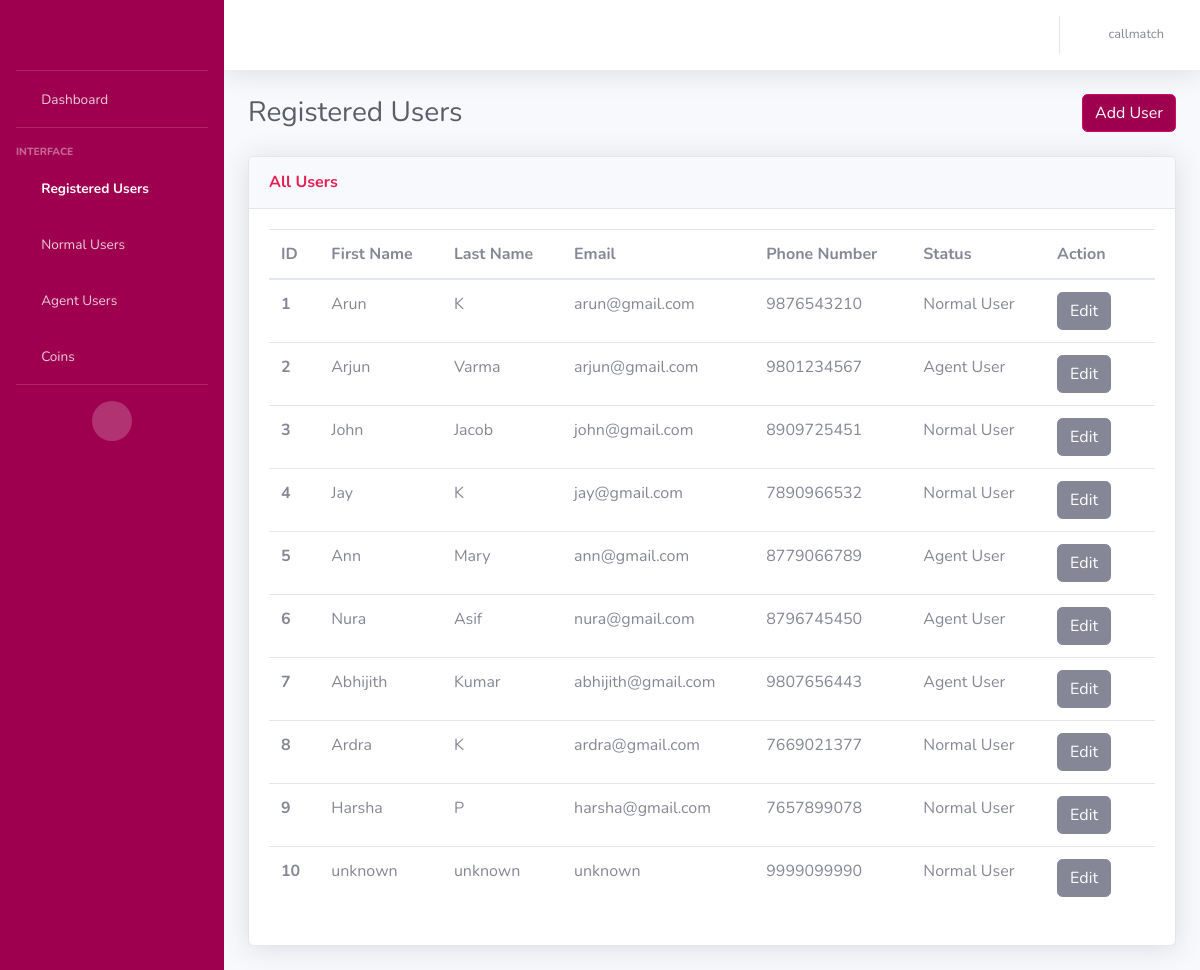
The app's page /users (signed in), older data.
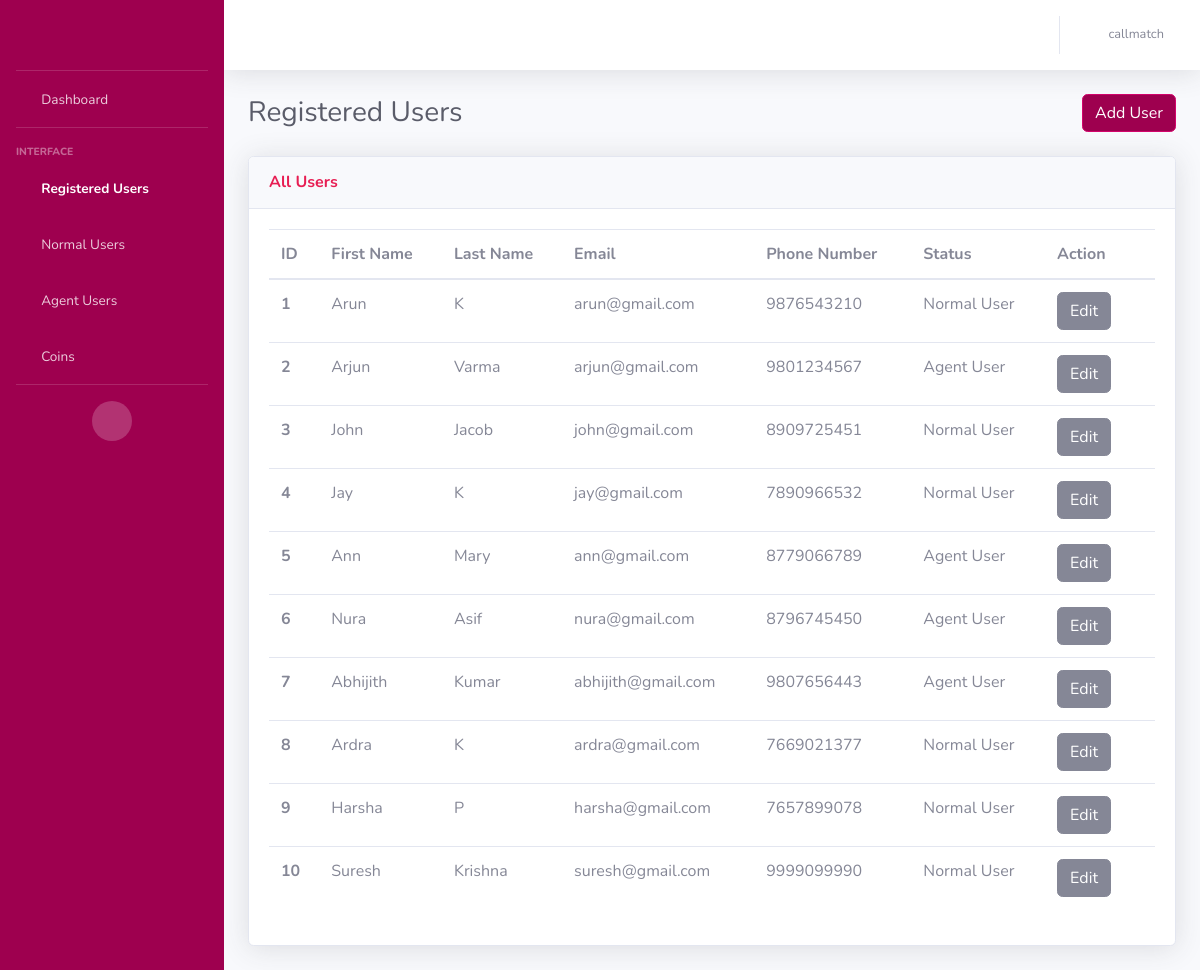
The same page, newer data.
### AdminApp/models.py (models this page shows, shortened)
class CustomerModel(models.Model):
    NORMAL_USER = 'Normal User'
    AGENT_USER = 'Agent User'
    USER_STATUS_CHOICES = [
        (NORMAL_USER, 'Normal User'),
        (AGENT_USER, 'Agent User'),
    ]
    BOTH = 'Both'
    MALAYALAM = 'Malayalam'
    TAMIL = 'Tamil'
    LANGUAGE_CHOICES = [
        (BOTH, 'Both'),
        (MALAYALAM, 'Malayalam'),
        (TAMIL, 'Tamil'),
    ]
    customer_id = models.AutoField(primary_key=True)
    customer_first_name = models.CharField(max_length=100, default="unknown")
    customer_last_name = models.CharField(max_length=100, default="unknown")
    customer_email = models.EmailField(default="unknown")
    customer_contact = models.CharField(max_length=50)
    status = models.CharField(
        max_length=20,
        choices=USER_STATUS_CHOICES,
        default=NORMAL_USER,
    )
    is_online = models.BooleanField(default=False)
    languages = models.CharField(
        max_length=20,
        choices=LANGUAGE_CHOICES,
        default=BOTH,
    )
    is_existing = models.BooleanField(default=False)
    adhaar_no = models.CharField(max_length=50, default="unknown")
    rating = models.IntegerField()
    terms_conditions = models.BooleanField(default=False)
    customer_password = models.CharField(max_length=100)
    @property
    def rating(self):
        from .models import RatingModel
        rating = RatingModel.objects.filter(agent=self).aggregate(Avg('ratings')).get('ratings__avg')
        return rating if rating is not None else 0

### AdminApp/views.py (the view, shortened to what this page needs)
# urls.py: path('users', views.registered_users, name='users'),
def registered_users(request):
    username = request.session.get('user', None)
    if username is None:
        return redirect('/login')
    else:
        users = CustomerModel.objects.all()
    return render(request, 'registered_users.html', {'users': users, 'username': username})

### templates/registered_users.html (shortened to what the changed rows need)
<!DOCTYPE html>
<html lang="en">
<head>
    {% load static %}
    <link href="{% static 'vendor/fontawesome-free/css/all.min.css' %}" rel="stylesheet" type="text/css">
    <link href="{% static 'css/sb-admin-2.min.css' %}" rel="stylesheet">
</head>
<body id="page-top">
    <div id="wrapper">
        <div id="content-wrapper" class="d-flex flex-column">
            <div id="content">
                <div class="container-fluid">
                    <div class="d-sm-flex align-items-center justify-content-between mb-4">
                        <h1 class="h3 mb-0 text-gray-800">Registered Users</h1>
                    </div>
                    <div class="row">
                        <div class="col">
                            <div class="card shadow mb-4">
                                <div class="card-body">
                                    <div class="table-responsive">
                                        <table class="table table-hover all-users">
                                          <thead>
                                            <tr>
                                              <th scope="col">ID</th>
                                              <th scope="col">First Name</th>
                                              <th scope="col">Last Name</th>
                                              <th scope="col">Email</th>
                                              <th scope="col">Phone Number</th>
                                              <th scope="col">Status</th>
                                              <th scope="col">Action</th>
                                            </tr>
                                          </thead>
                                          <tbody>
                                          {% for user in users %}
                                            <tr>
                                               <th scope="row">{{ forloop.counter }}</th>
                                              <td>{{user.customer_first_name}}</td>
                                              <td>{{user.customer_last_name}}</td>
                                              <td>{{user.customer_email}}</td>
                                              <td>{{user.customer_contact}}</td>
                                              <td>
                                                <span id="status_text_{{ user.customer_id }}">{{ user.status }}</span>
                                              </td>
                                              <td>
                                                <button id="edit_button_{{ user.customer_id }}" class="btn btn-secondary" onclick="editStatus('{{ user.customer_id }}')">Edit</button>
                                                <form id="delete_form_{{ user.customer_id }}" method="POST" action="{% url 'delete_user' %}" style="display: inline;">
                                                    <i class="fas fa-trash" onclick="document.getElementById('delete_form_{{ user.customer_id }}').submit();" style="cursor: pointer;"></i>
                                                </form>
                                              </td>
                                            </tr>
                                          {% endfor %}
                                          </tbody>
                                        </table>
                                    </div>
                                </div>
                            </div>
                        </div>
                    </div>
                </div>
            </div>
        </div>
    </div>
</body>
</html>

Row changes from the older to the newer data that the page shows:
changed CustomerModel: customer_first_name "unknown" → "Suresh"; customer_last_name "unknown" → "Krishna"; customer_email "unknown" → "suresh@gmail.com"
